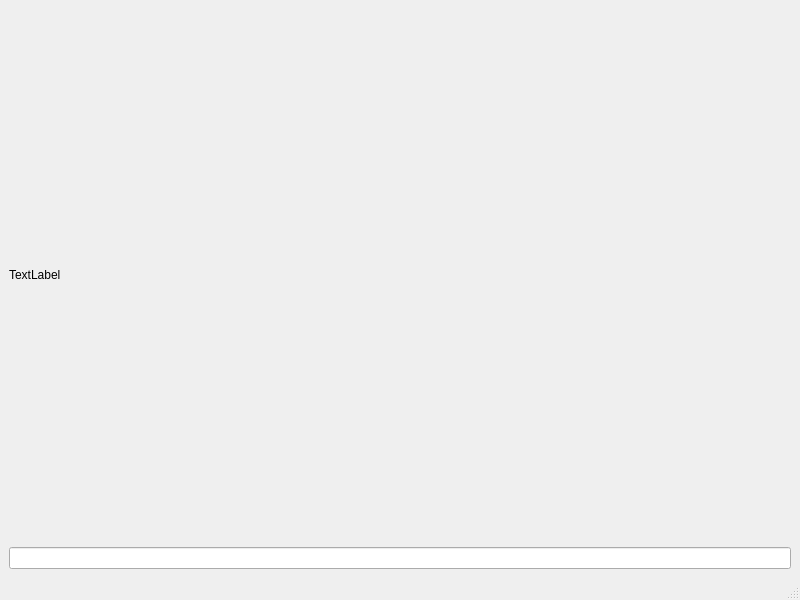
<?xml version="1.0" encoding="UTF-8"?>
<ui version="4.0">
 <class>MainWindow</class>
 <widget class="QMainWindow" name="MainWindow">
  <property name="geometry">
   <rect>
    <x>0</x>
    <y>0</y>
    <width>800</width>
    <height>600</height>
   </rect>
  </property>
  <property name="windowTitle">
   <string>MainWindow</string>
  </property>
  <widget class="QWidget" name="centralwidget">
   <layout class="QGridLayout" name="gridLayout">
    <item row="0" column="0">
     <widget class="QLabel" name="label">
      <property name="text">
       <string>TextLabel</string>
      </property>
     </widget>
    </item>
    <item row="1" column="0">
     <widget class="QLineEdit" name="lineEdit"/>
    </item>
   </layout>
  </widget>
  <widget class="QMenuBar" name="menubar">
   <property name="geometry">
    <rect>
     <x>0</x>
     <y>0</y>
     <width>800</width>
     <height>31</height>
    </rect>
   </property>
  </widget>
  <widget class="QStatusBar" name="statusbar"/>
 </widget>
 <resources/>
 <connections/>
</ui>
